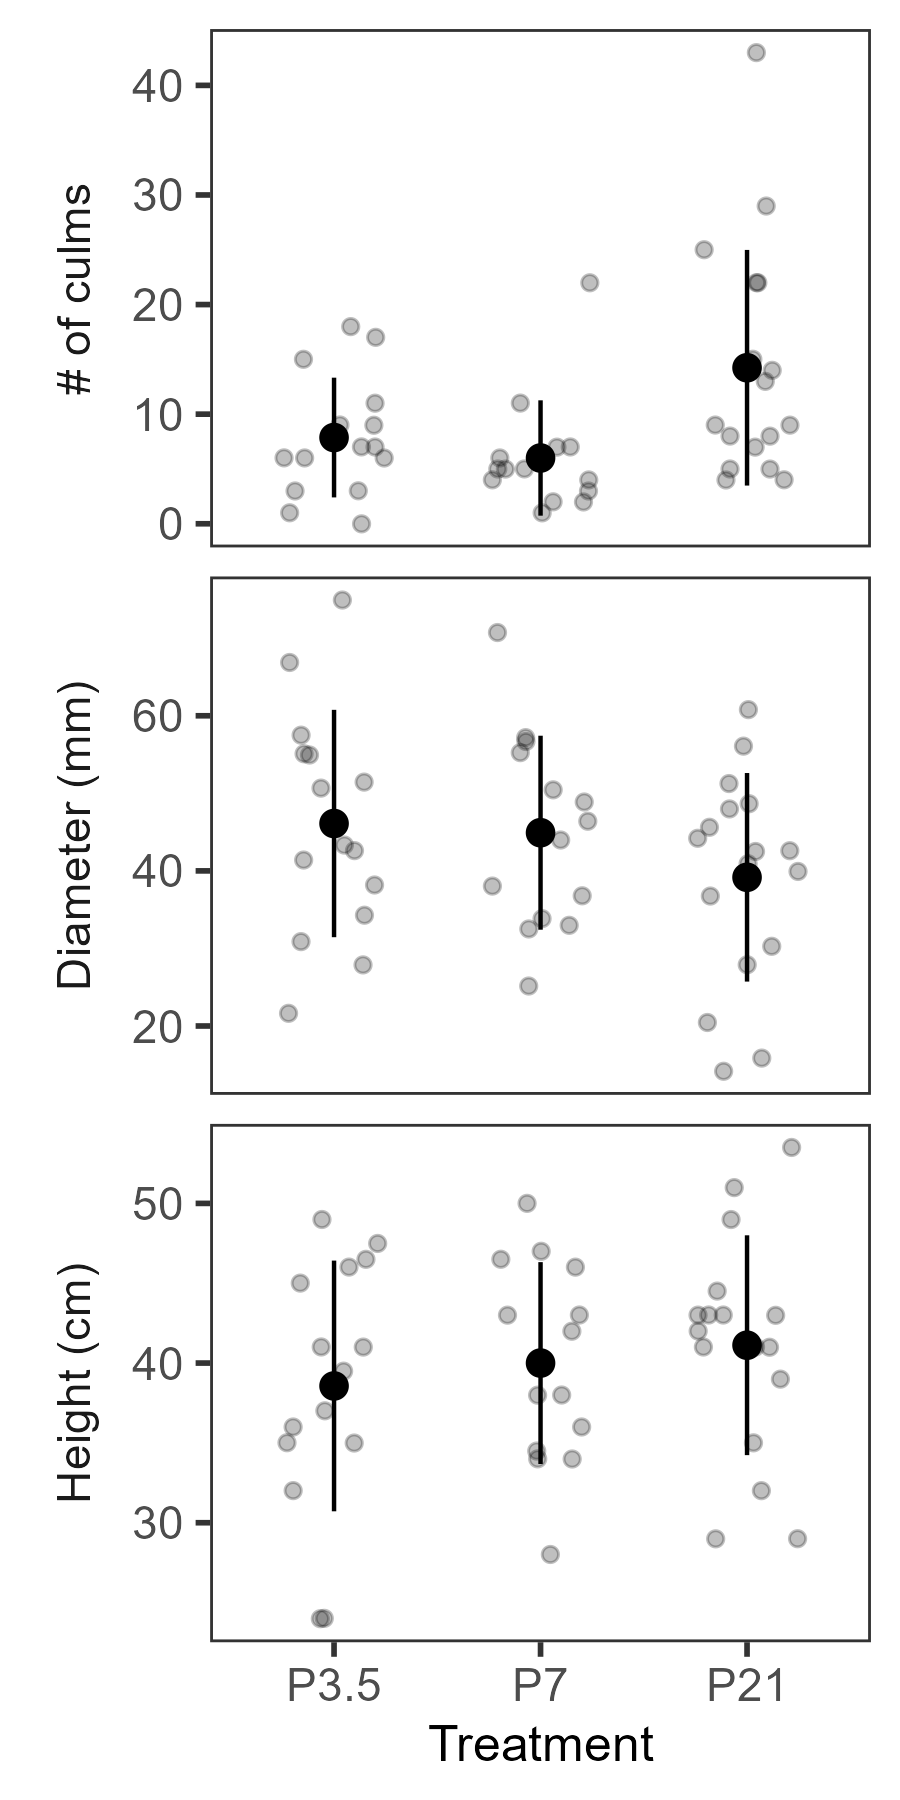

Source code (R):
# Plot supplemental Fig wth DICA traits
library(tidyverse)

# Load data
dica <- read_csv("data_clean/dica_traits.csv") |>
  mutate(trt_label = case_when(trt_s == "S1" ~ "P3.5",
                               trt_s == "S2" ~ "P7",
                               trt_s == "S4" ~ "P21") |>
           factor(levels = c("P3.5", "P7", "P21")))
table(dica$trt_label)

# Long version
dica_long <- dica |>
  select(-diam_1, -diam_2) |>
  pivot_longer(height:diam,
               names_to = "variable",
               values_to = "value") |>
  mutate(var2 = case_when(variable == "height" ~ "Height (cm)",
                          variable == "diam" ~ "Diameter (mm)",
                          variable == "culm_n" ~ "# of culms"))

# Summarize by trait
dica_sum <- dica_long |>
  group_by(var2, trt_label) |>
  summarize(var_m = mean(value),
            var_sd = sd(value))

# Make plot
figS1 <- ggplot() +
  geom_point(data = dica_long,
             aes(x = trt_label, 
                 y = value),
             alpha = 0.25,
             position = position_jitter(width = 0.25)) +
  geom_pointrange(data = dica_sum,
                  aes(x = trt_label,
                      y = var_m,
                      ymin = var_m - var_sd,
                      ymax = var_m + var_sd)) +
  scale_x_discrete("Treatment") +
  facet_wrap(~var2, 
             ncol = 1,
             scales = "free_y",
             strip.position = "left") +
  theme_bw(base_size = 14) +
  theme(panel.grid = element_blank(),
        strip.placement = "outside",
        strip.background = element_blank(),
        axis.title.y = element_blank(),
        axis.title.x = element_text(size = 12))


ggsave(filename = "fig_scripts/figS1a.png",
       plot = figS1,
       height = 6,
       width = 3,
       units = "in")
